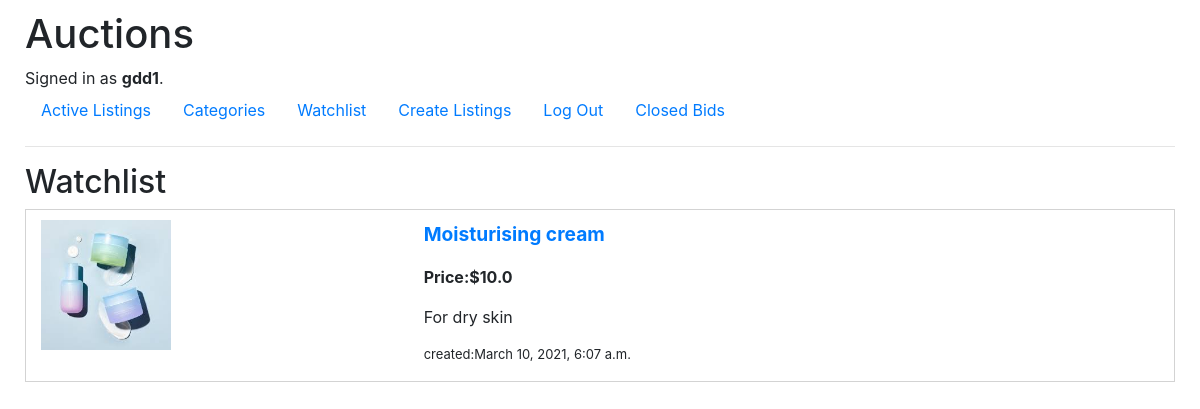
The app's page /watchlist (signed in) with its own data.
### auctions/models.py (models this page shows, shortened)
class User(AbstractUser):
    pass

class Watchlist(models.Model):
    user = models.ForeignKey(User,null=True, on_delete=models.CASCADE)
    listingid = models.ForeignKey(Listing, on_delete=models.CASCADE, null=True, related_name='listingid')
    status = models.BooleanField(default=False)

class Listing(models.Model):
    name = models.CharField(max_length=64)
    description = models.TextField()
    category = models.ManyToManyField(Category, help_text='Select category/ies for this item', related_name='categ')
    start_bid = models.FloatField()
    listedby = models.ForeignKey(User, on_delete=models.CASCADE)
    image = models.ImageField(upload_to="images/", blank=True, null=True)
    created = models.DateTimeField(auto_now_add=True)

### auctions/views.py (the view)
# urls.py: path("watchlist", views.watchlist, name="watchlist"),
@login_required(login_url="login")
def watchlist(request):
    user= request.user.id
    listing = Listing.objects.all()
    bid=Bid.objects.filter(user=user, closedbid__isnull=False)
    wl = Watchlist.objects.filter(user=user).exclude(listingid_id__bidlisting__closedbid__isnull= False)
    if wl:
        return render(request, "auctions/watchlist.html",{
            "watchlist": wl,
        })
    else:
        return render(request, "auctions/watchlist.html",{
            "message" : "No item in watchlist"
        })

### auctions/templates/auctions/watchlist.html (shortened to what this page needs)
{% extends "auctions/layout.html" %}
{% block body %}
    <h2>Watchlist</h2>
    {% for item in watchlist %}
<div class="container-fluid" style="margin-top: 5px;">
    <div class="row"; style="padding-top: 10px; border:solid 1px lightgray" >
        <div  class="col-sm-4" >
            {% if item.listingid.image %}
             <img style="width:130px;height:130px;" src= "{{MEDIA_URL}}{{item.listingid.image}}" alt="{{item.listingid.image}}"/>
             {% endif %}
        </div>
        <div class="col-sm-8">
        <p style="font-size: larger; font-weight: bold; ">  <a href="auctions/{{item.listingid.id}}"> {{ item.listingid.name}}</a> </p>
        <p style="font-size: medium; font-weight: bold; ">Price:${{ item.listingid.start_bid }} </p>
        <p style="font-size: medium;  ">{{ item.listingid.description }} </p>
        <p style="font-size: small;  ">created:{{ item.listingid.created }} </p>
        </div>
    </div>
</div>
{% endfor %}
{% endblock %}

### auctions/templates/auctions/layout.html (shortened to what this page needs)
{% load static %}
<!DOCTYPE html>
<html lang="en">
    <head>
        <link rel="stylesheet" href="https://stackpath.bootstrapcdn.com/bootstrap/4.4.1/css/bootstrap.min.css">
        <link href="{% static 'auctions/styles.css' %}" rel="stylesheet">
    </head>
    <body>
    <div class="container-fluid">
        <h1>Auctions</h1>
        <div>
            {% if user.is_authenticated %}
                Signed in as <strong>{{ user.username }}</strong>.
            {% else %}
                Not signed in.
            {% endif %}
        </div>
        <ul class="nav">
            <li class="nav-item">
                <a class="nav-link" href="{% url 'index' %}">Active Listings</a>
            </li>
            {% if user.is_authenticated %}
            <li class="nav-item">
                <a class="nav-link" href="{% url 'categories' %}">Categories</a> </li>
            <li class="nav-item">
                <a class="nav-link" href="{% url 'watchlist' %}">Watchlist</a> </li>
            <li class="nav-item">
                <a class="nav-link" href="{% url 'create' %}">Create Listings</a> </li>
            <li class="nav-item">
                <a class="nav-link" href="{% url 'logout' %}">Log Out</a> </li>
            <li class="nav-item">
                <a class="nav-link" href="{% url 'closedbid' %}" >Closed Bids </a> </li>
            {% endif %}
        </ul>
        <hr>
        {% block body %}
        {% endblock %}
    </div>
    </body>
</html>

### auctions/static/auctions/styles.css (style rules this page uses)
body { padding: 10px; }

### records on screen
User: username "gdd1"
Watchlist: listingid.image (picture), listingid.name "Moisturising cream", listingid.start_bid "10.0", listingid.description "For dry skin", listingid.created "March 10, 2021, 6:07 a.m."
